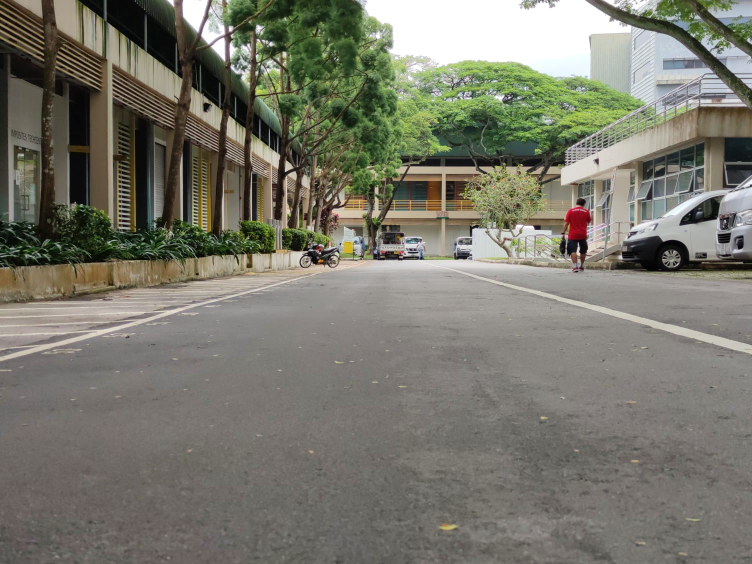
#> input picture test low.jpg, 1504 x 1128 px, given in place of (720,60).mp4, which was not available (shown at 1/2 size)
$ python lanes.py
#> lines starting #> are read from the running program, lines starting #| are printed output that depends on the picture; after the words box and inside, x2 and y2 are one past the last pixel; in counts of white or black regions, pixels touching at a corner belong together; pictures that were not available may be replaced by others from this repository, and a replacement may not be noted
#> further down, frame is the input picture: shape (1128, 1504, 3); mean B, G, R 108.3, 119.9, 120.8
import cv2
import numpy as np

def make_coordinates(image, line_parameters):
    slope,intercept=line_parameters
    print(image.shape)
    y1=image.shape[0]
    y2=int(y1*(3/5))
    x1=int((y1-intercept)/slope)
    x2=int((y2-intercept)/slope)
    return np.array([x1,y1,x2,y2])

def average_slope_intercept(image,lines):
    left_fit=[]
    right_fit=[]
    for line in lines:
        x1,y1,x2,y2=line.reshape(4)
        parameters=np.polyfit((x1,x2),(y1,y2), 1)
        print(parameters)
        slope=parameters[0]
        intercept=parameters[1]
        if slope < 0:
            left_fit.append((slope, intercept))
        else:
            right_fit.append((slope, intercept))

    left_fit_average = np.average(left_fit, axis=0)
    right_fit_average=np.average(right_fit, axis=0)
    left_line=make_coordinates(image, left_fit_average)
    right_line=make_coordinates(image, right_fit_average)
    return np.array([left_line, right_line])

def canny(image):
    gray=cv2.cvtColor(image,cv2.COLOR_RGB2GRAY)
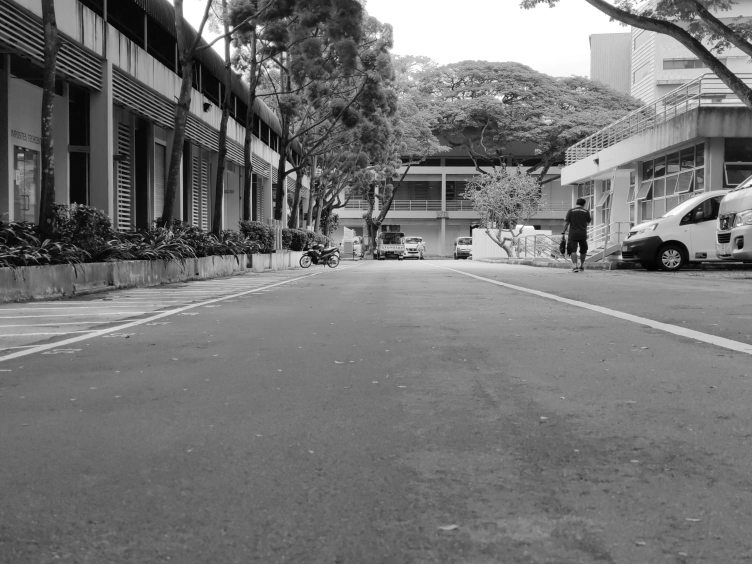
#> gray: shape (1128, 1504) (shown at 1/2 size); min 0, max 255, mean 116.6
    blur=cv2.GaussianBlur(gray,(5,5),0)
    canny=cv2.Canny(blur,120,240)#change ratio to outline defferent amounts of objects
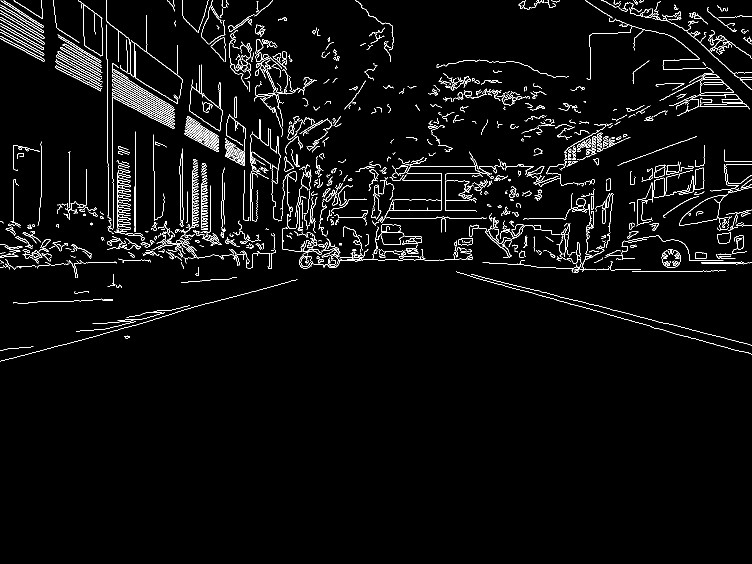
#> canny: shape (1128, 1504) (shown at 1/2 size); 3.4% white in thin lines or dots, all inside (x1, y1, x2, y2) = (0, 0, 1504, 723)
    return canny

def display_lines(image, lines):
    line_image=np.zeros_like(image)
    if lines is not None:
        for  x1,y1,x2,y2 in lines:
            cv2.line(line_image, (x1,y1), (x2,y2), (255,0,0), 10)
    return line_image

def region_of_interest(image):
    height=image.shape[0]
#> height = 1128
    polygons=np.array([[(50,height),(1230,height),(800,450),(450,450),]])#coords of triangle (left,right,top)
    mask=np.zeros_like(image)
    cv2.fillPoly(mask,polygons,255)
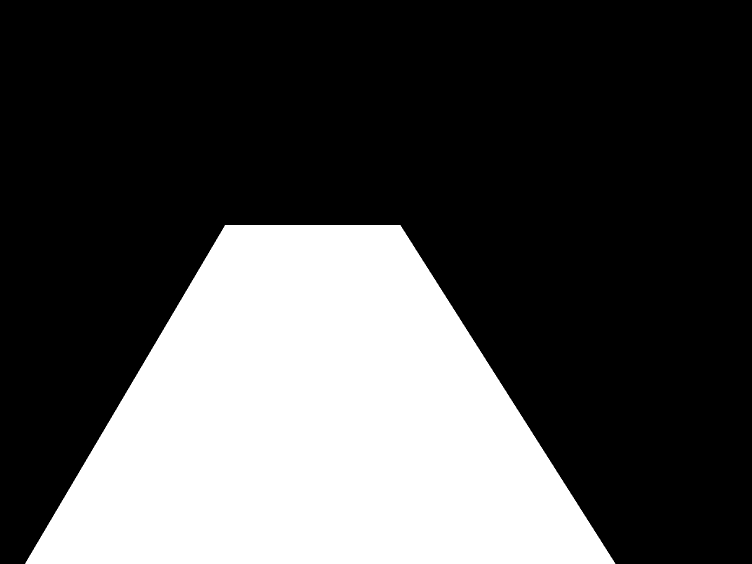
#> mask: shape (1128, 1504) (shown at 1/2 size); 30.6% white; 1 white region, box (x1, y1, x2, y2) and area: (50, 450, 1231, 1128) 519348
    masked_image=cv2.bitwise_and(image,mask)
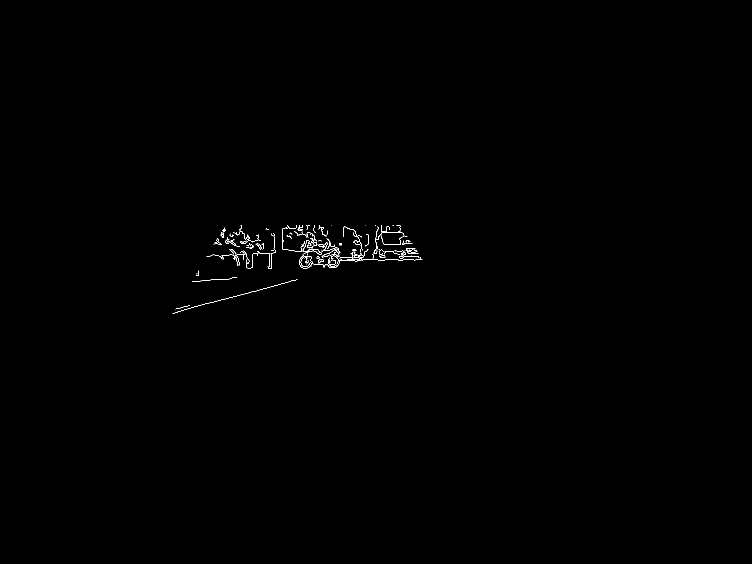
#> masked_image: shape (1128, 1504) (shown at 1/2 size); 0.24% white in thin lines or dots, all inside (x1, y1, x2, y2) = (345, 450, 845, 628)
    return masked_image

cap = cv2.VideoCapture("(720,60).mp4")
old_lines = 0
while(cap.isOpened()):

    _, frame = cap.read()
    canny_image = canny(frame)
    cropped_image = region_of_interest(canny_image)
    lines = cv2.HoughLinesP(cropped_image, 1, np.pi/180, 100, np.array([]), minLineLength=40, maxLineGap=5)
#> lines = [[394, 612, 594, 559], [671, 522, 718, 521], [712, 519, 755, 519], [768, 502, 814, 502]]

    try:
        averaged_lines = average_slope_intercept(frame, lines)
#> the loop in average_slope_intercept, `for line in lines:` made 4 passes
#> (x1, y1, x2, y2, slope, intercept) on passes 1 to 4: (394, 612, 594, 559, -0.265, 716.4), (671, 522, 718, 521, -0.0213, 536.3), (712, 519, 755, 519, 1.2e-15, 519), (768, 502, 814, 502, 2.91e-16, 502)
#| [-2.6500e-01  7.1641e+02]
#| [-2.12765957e-02  5.36276596e+02]
#| [1.19893325e-15 5.19000000e+02]
#| [2.90675605e-16 5.02000000e+02]
#> after the loop in average_slope_intercept, `for line in lines:`: left_fit = [(-0.265, 716.4), (-0.0213, 536.3)]; right_fit = [(1.2e-15, 519), (2.91e-16, 502)]
#> in average_slope_intercept, `left_fit_average = np.average(left_fit, axis=0)`: left_fit_average = [-0.143, 626.3]
#> in average_slope_intercept, `right_fit_average=np.average(right_fit, axis=0)`: right_fit_average = [7.45e-16, 510.5]
#> in make_coordinates, `slope,intercept=line_parameters`: slope = -0.143; intercept = 626.3
#| (1128, 1504, 3)
#> in make_coordinates, `x1=int((y1-intercept)/slope)`: x1 = -3504
#> in make_coordinates, `x2=int((y2-intercept)/slope)`: x2 = -346
#> in average_slope_intercept, `left_line=make_coordinates(image, left_fit_average)`: left_line = [-3504, 1128, -346, 676]
#| (1128, 1504, 3)
#> in average_slope_intercept, `right_line=make_coordinates(image, right_fit_average)`: right_line = [829076706343387776, 1128, 222205983643451040, 676]
#> averaged_lines = [[-3504, 1128, -346, 676], [829076706343387776, 1128, 222205983643451040, 676]]
#> the loop in display_lines, `for  x1,y1,x2,y2 in lines:` made 2 passes
#> after the loop in display_lines, `for  x1,y1,x2,y2 in lines:`: line_image: shape (1128, 1504, 3); every value is 0
        line_image = display_lines(frame, averaged_lines)
        old_lines = averaged_lines

    except:
        line_image = display_lines(frame, old_lines)
#> (the run stopped early here; a loop or call above may not have finished)

$ run again, on (1080).jpg
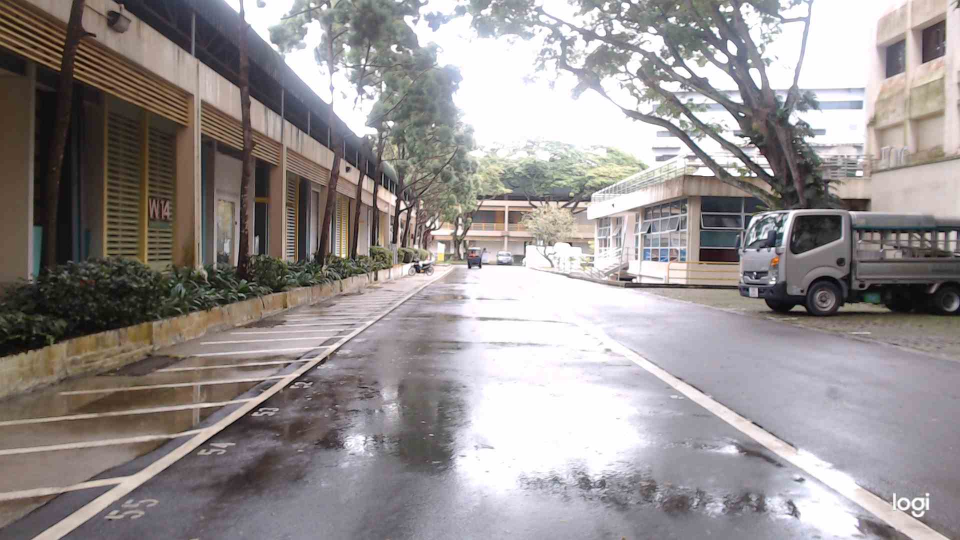
#> input picture (1080).jpg, 1920 x 1080 px, given in place of (720,60).mp4, which was not available (shown at 1/2 size)
#> frame is the input picture: shape (1080, 1920, 3); mean B, G, R 145.1, 145.3, 151.1
#> in canny, `canny=cv2.Canny(blur,120,240)#change ratio to outline defferent amount..`:
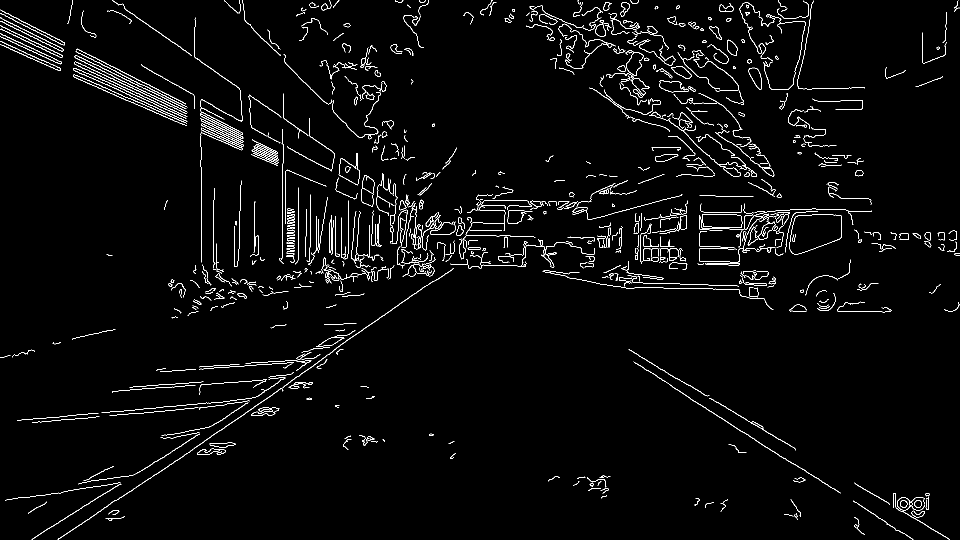
#> canny: shape (1080, 1920) (shown at 1/2 size); 2.6% white in thin lines or dots
#> mask: shape (1080, 1920); 23.3% white; 1 white region, box (x1, y1, x2, y2) and area: (50, 450, 1231, 1080) 482580
#> in region_of_interest, `masked_image=cv2.bitwise_and(image,mask)`:
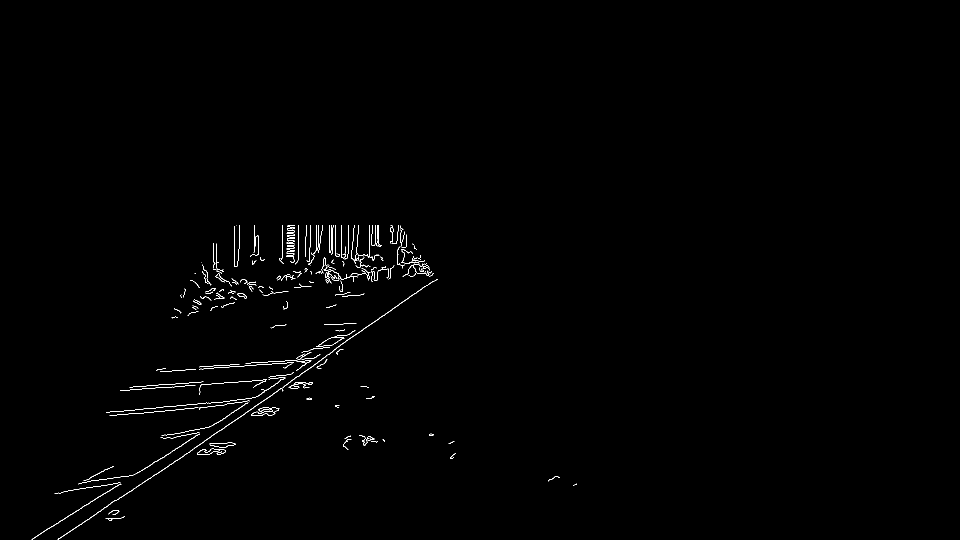
#> masked_image: shape (1080, 1920) (shown at 1/2 size); 0.53% white in thin lines or dots, all inside (x1, y1, x2, y2) = (63, 450, 1154, 1080)
#> lines = 20 rows, first 6: [116, 1079, 219, 1009], [330, 911, 399, 868], [666, 701, 850, 572], [742, 648, 864, 563], [63, 1078, 241, 967], [434, 865, 560, 777]
#> the loop in average_slope_intercept, `for line in lines:` made 20 passes
#> (x1, y1, x2, y2, slope, intercept) on passes 1 to 8: (116, 1079, 219, 1009, -0.68, 1157.8), (330, 911, 399, 868, -0.623, 1116.7), (666, 701, 850, 572, -0.701, 1167.9), (742, 648, 864, 563, -0.697, 1165), (63, 1078, 241, 967, -0.624, 1117.3), (434, 865, 560, 777, -0.698, 1168.1), (240, 781, 319, 775, -0.0759, 799.2), (235, 999, 441, 860, -0.675, 1157.6)
#> (printed output is left out)
#> after the loop in average_slope_intercept, `for line in lines:`: left_fit = 20 items, first 6: (-0.68, 1157.8), (-0.623, 1116.7), (-0.701, 1167.9), (-0.697, 1165), (-0.624, 1117.3), (-0.698, 1168.1); right_fit = []
#> left_fit_average = [-0.43, 1006.5]
#> right_fit_average = nan
#> in make_coordinates, `slope,intercept=line_parameters`: slope = -0.43; intercept = 1006.5
#| (1080, 1920, 3)
#> in make_coordinates, `x1=int((y1-intercept)/slope)`: x1 = -170
#> in make_coordinates, `x2=int((y2-intercept)/slope)`: x2 = 832
#> left_line = [-170, 1080, 832, 648]

$ run again, on (720).jpg
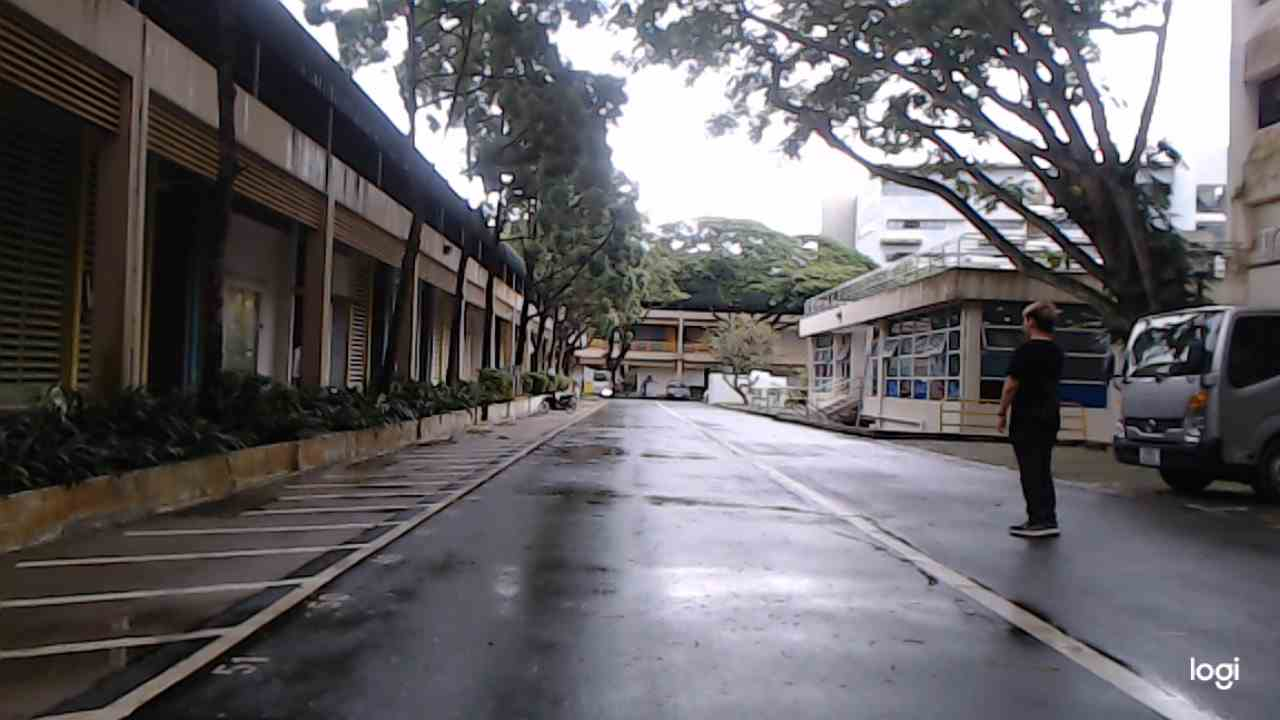
#> input picture (720).jpg, 1280 x 720 px, given in place of (720,60).mp4, which was not available
#> frame is the input picture: shape (720, 1280, 3); mean B, G, R 102, 98.5, 101.4
#> in canny, `canny=cv2.Canny(blur,120,240)#change ratio to outline defferent amount..`:
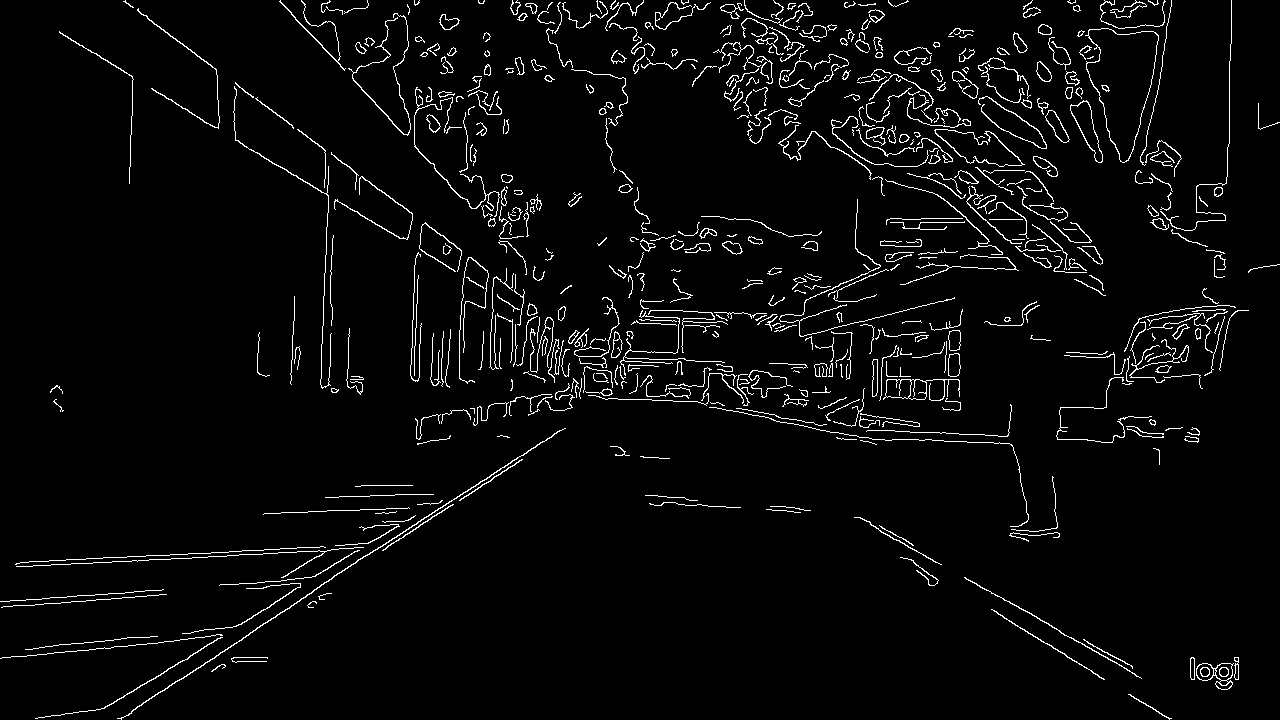
#> canny: shape (720, 1280); 3.7% white in thin lines or dots
#> mask: shape (720, 1280); 22.4% white; 1 white region, box (x1, y1, x2, y2) and area: (51, 450, 1230, 720) 206695
#> masked_image: shape (720, 1280); 0.36% white in thin lines or dots, all inside (x1, y1, x2, y2) = (57, 450, 1172, 720)
#> lines = [[236, 626, 300, 586], [294, 603, 529, 450], [132, 710, 311, 593], [382, 550, 522, 459], [1001, 597, 1060, 631], [1012, 623, 1104, 679], [315, 576, 405, 520], [879, 530, 940, 564], [100, 709, 221, 637], [131, 711, 248, 635]]
#> the loop in average_slope_intercept, `for line in lines:` made 10 passes
#> (x1, y1, x2, y2, slope, intercept) on passes 1 to 8: (236, 626, 300, 586, -0.625, 773.5), (294, 603, 529, 450, -0.651, 794.4), (132, 710, 311, 593, -0.654, 796.3), (382, 550, 522, 459, -0.65, 798.3), (1001, 597, 1060, 631, 0.576, 20.15), (1012, 623, 1104, 679, 0.609, 7), (315, 576, 405, 520, -0.622, 772), (879, 530, 940, 564, 0.557, 40.07)
#> (printed output is left out)
#> after the loop in average_slope_intercept, `for line in lines:`: left_fit = [(-0.625, 773.5), (-0.651, 794.4), (-0.654, 796.3), (-0.65, 798.3), (-0.622, 772), (-0.595, 768.5), (-0.65, 796.1)]; right_fit = [(0.576, 20.15), (0.609, 7), (0.557, 40.07)]
#> left_fit_average = [-0.635, 785.6]
#> right_fit_average = [0.581, 22.41]
#> in make_coordinates, `slope,intercept=line_parameters`: slope = -0.635; intercept = 785.6
#| (720, 1280, 3)
#> in make_coordinates, `x1=int((y1-intercept)/slope)`: x1 = 103
#> in make_coordinates, `x2=int((y2-intercept)/slope)`: x2 = 556
#> left_line = [103, 720, 556, 432]
#| (720, 1280, 3)
#> right_line = [1201, 720, 705, 432]
#> averaged_lines = [[103, 720, 556, 432], [1201, 720, 705, 432]]
#> the loop in display_lines, `for  x1,y1,x2,y2 in lines:` made 2 passes
#> after the loop in display_lines, `for  x1,y1,x2,y2 in lines:`:
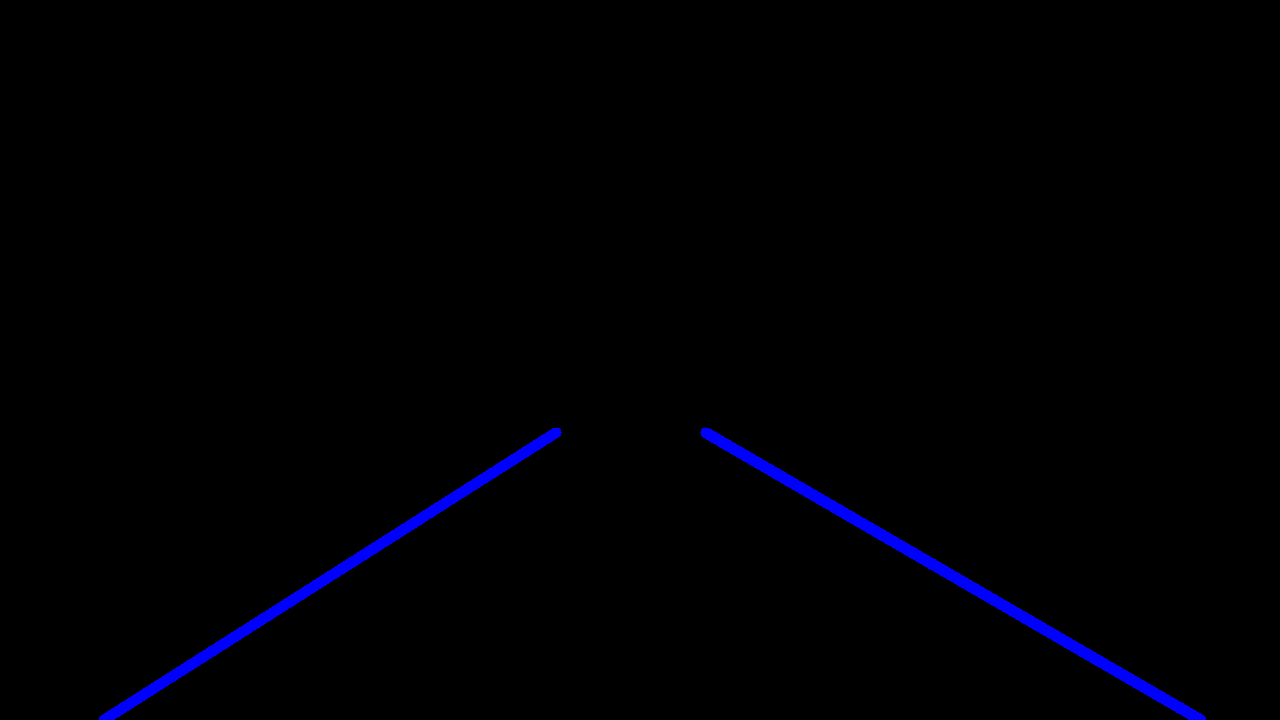
#> line_image: shape (720, 1280, 3); mean of channels 0, 1, 2 3.4, 0, 0; drawn as B, G, R
